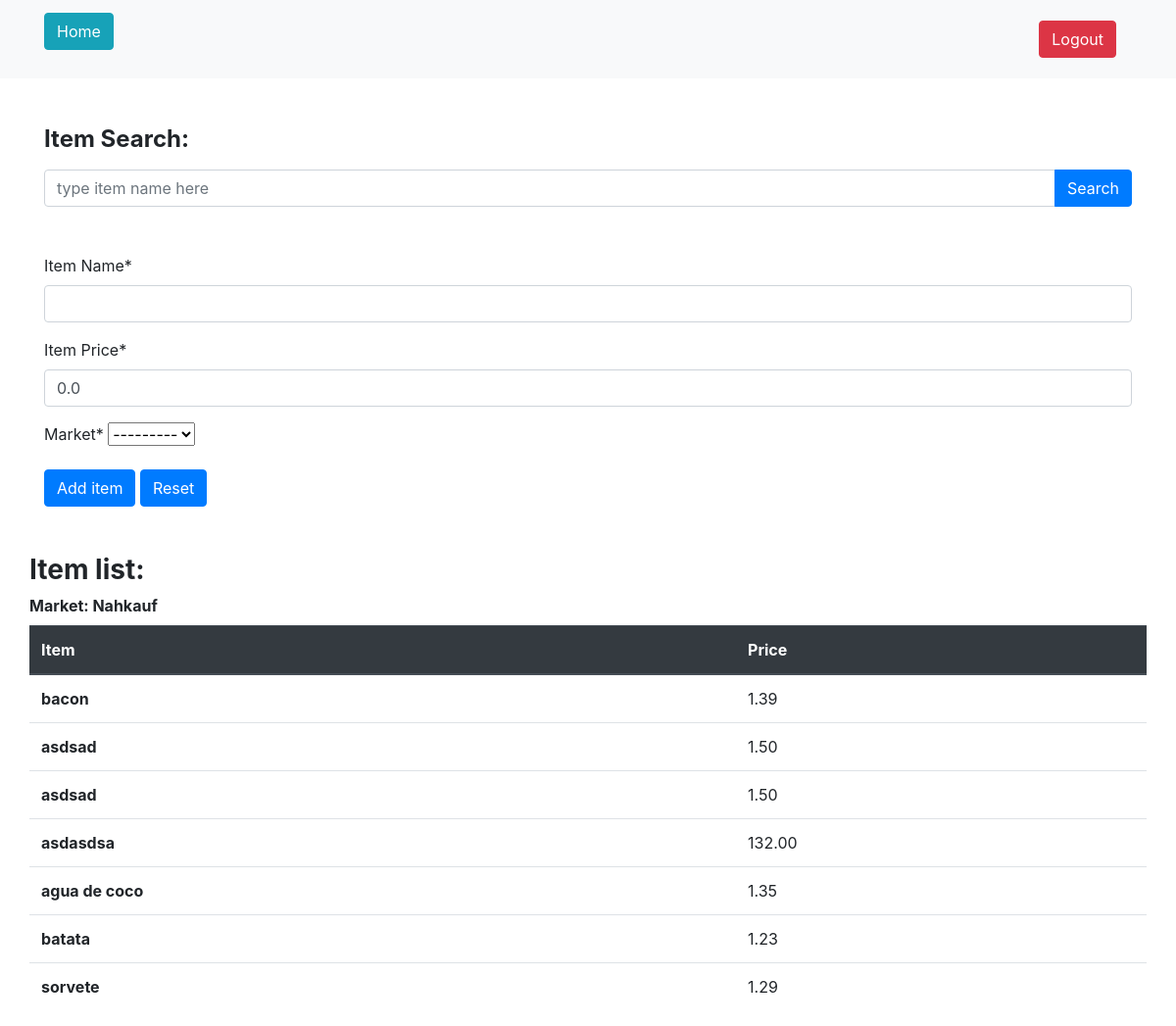
The page /createItem/ (signed in) on the database as committed earlier.
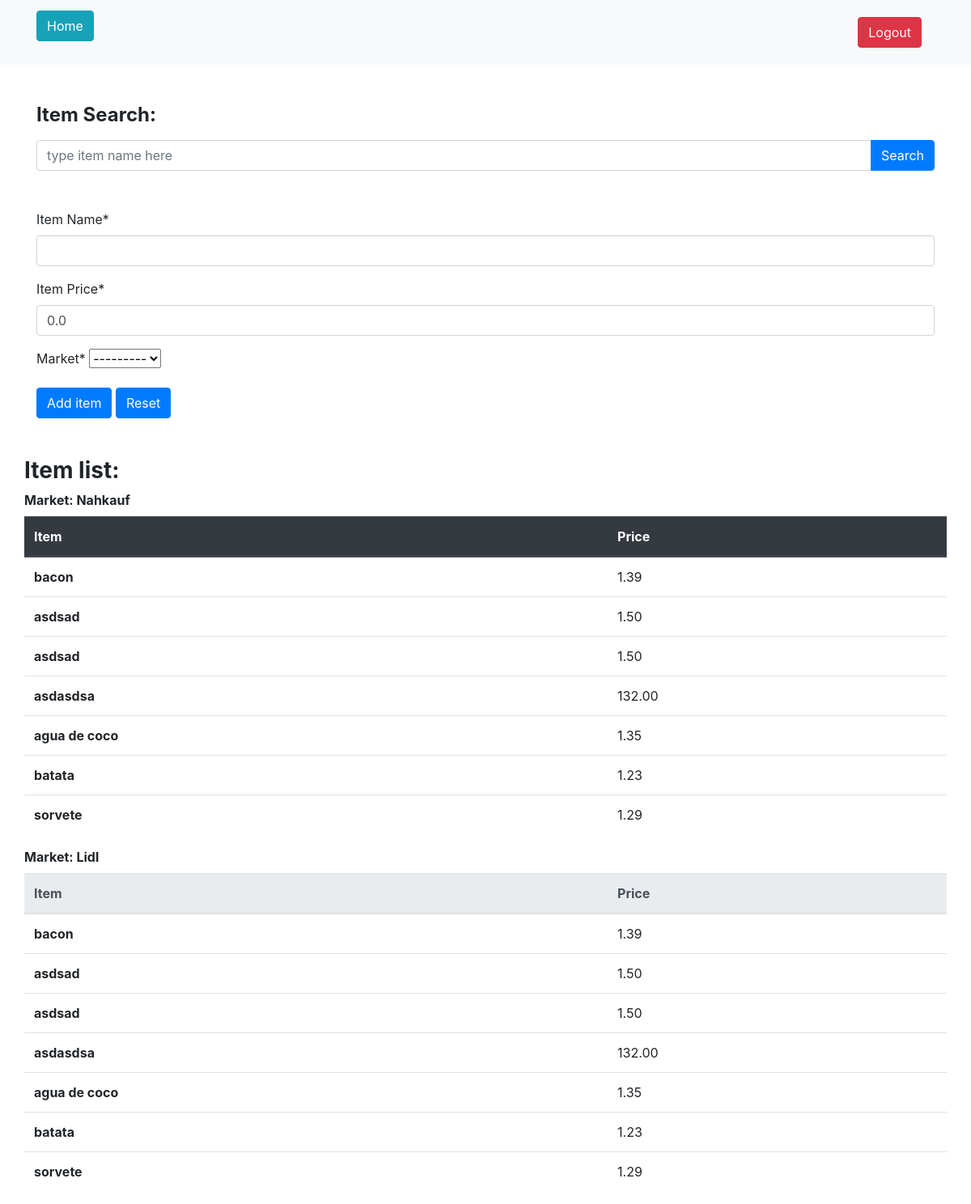
The same page on the database as committed later.
### calculator/models.py (models this page shows, shortened)
class MarketCreatedModel(models.Model):
    name = models.CharField(max_length=100, null=True)
    distance = models.IntegerField(null=True)
    favorite = models.BooleanField(null=True)
    user_id = models.ForeignKey(User, null=True, on_delete=models.CASCADE)
    def __str__(self):
        return f'{self.name.title()}'

class ItemCreatedModel(models.Model):
    name = models.CharField(max_length=100, null=True)
    price = models.FloatField(null=True)
    market_id = models.ForeignKey(MarketCreatedModel, on_delete=models.CASCADE)

### calculator/views.py (the view, shortened to what this page needs)
# urls.py: path('createItem/', views.CreateItemView.as_view(), name='create_item'),
@method_decorator(login_required, name='dispatch')
class CreateItemView(View):
    template_name = 'itemCreation.html'
    form_class = createNewItemForm
    def get_context_data(self, **kwargs):
        context = {}
        try:
            list_of_markets = MarketCreatedModel.objects.filter(
                user_id=self.request.user.id)
            list_of_items = ItemCreatedModel.objects.filter(
                market_id=list_of_markets[0].id)
        except IndexError:
            list_of_markets = []
            list_of_items = []
        context.update({
            'list_of_markets': list_of_markets,
            'list_of_items': list_of_items,
        })
        return context
    def get(self, request, *args, **kwargs):
        form = self.form_class(request.user, initial={'price': 0.00})
        context = self.get_context_data()
        context['form'] = form
        return render(request, self.template_name, context=context)

### calculator/forms.py
class createNewItemForm(forms.ModelForm):
    class Meta:
        model = ItemCreatedModel
        fields = ('name', 'price', 'market_id')
        labels = {
            'name': 'Item Name',
            'price': 'Item Price',
            'market_id': 'Market',
        }
    def __init__(self, user, *args, **kwargs):
        super(createNewItemForm, self).__init__(*args, **kwargs)
        self.fields['market_id'].queryset = MarketCreatedModel.objects.filter(
            user_id=user.id)
        self.fields['price'].widget.attrs['min'] = 0

### calculator/templates/itemCreation.html (shortened to what this page needs)
{% extends "base.html" %}
{% load crispy_forms_tags %}
{% block content %}
    <div class="container mt-5">
        <label for="itemSearch"><h4><strong>Item Search:</strong></h4></label>
        <div class="input-group">
            <input type="text" class="form-control" placeholder="type item name here" aria-label="Item name to be searched on Item database" aria-describedby="button-addon4">
            <div class="input-group-append" id="button-addon4">
                <button class="btn btn-primary" type="button">Search</button>
            </div>
        </div>
    </div>
    <div class="container mt-5">
        <form method='POST'>
            {{ form|crispy }}
            <button class="btn btn-primary" type="submit" name='saveItem'>Add item</button>
            <button class="btn btn-primary" type="submit" name='resetItem'>Reset</button>
        </form>
    </div>
    <div class="container mt-5">
      <div class="row"><h3><strong>Item list:</strong></h3></label></div>
      <div class='row'>
        {% for market in list_of_markets %}
        <table class="table">
            {% if not forloop.counter|divisibleby:2 %}
            <thead class="thead-dark">
              <label for="itemListMarket"><strong>Market: {{ market.name|title }}</strong></label>
              <tr>
                <th scope="col">Item</th>
                <th scope="col">Price</th>
              </tr>
            </thead>
            <tbody>
              {% for item in list_of_items%}
              <tr>
                <th scope="row">{{item.name}}</th>
                <td>{{item.price|floatformat:2}}</td>
              </tr>
              {% endfor %}
            </tbody>
          </table>
          {% else %}
            <thead class="thead-light">
              <label for="itemListMarket"><strong>Market: {{ market.name|title }}</strong></label>
              <tr>
                <th scope="col">Item</th>
                <th scope="col">Price</th>
              </tr>
            </thead>
            <tbody>
              {% for item in list_of_items%}
              <tr>
                <th scope="row">{{item.name}}</th>
                <td>{{item.price|floatformat:2}}</td>
              </tr>
              {% endfor %}
            </tbody>
          </table>
          {% endif %}
          {% endfor %}
          </div>
          {% endblock content %}

### calculator/templates/base.html (shortened to what this page needs)
<!DOCTYPE html>
<html>
  <head>
    {% load static %}
    <link
      rel="stylesheet"
      href="https://cdn.jsdelivr.net/npm/bootstrap@4.6.2/dist/css/bootstrap.min.css"
    />
  </head>
  <body>
    <nav class="navbar navbar-light bg-light">
      <div class="container fluid">
        <div class="d-flex flex-row bd-highlight mb-3">
        <a class="navbar-brand" href="{% url 'home'%}"><button type="button" class="btn btn-info">Home</button></a>
        </div>
        <div class="d-flex flex-row-reverse bd-highlight">
        {% if request.user.is_authenticated %}
        <a class="navbar-brand" href="{% url 'account_logout'%}"><button type="button" class="btn btn-danger">Logout</button></a>
        {% else %}
        <a class="navbar-brand" href="{% url 'account_signup'%}"><button type="button" class="btn btn-primary">Register</button></a>
        <a class="navbar-brand" href="{% url 'account_login'%}"><button type="button" class="btn btn-primary">Login</button></a>
        {% endif %}
    </nav>
    {% block content %}
    {% endblock %}
  </body>
</html>

Rows that differ between the two databases and show on the page:
added MarketCreatedModel: name "Lidl", ItemCreatedModel (name "bacon", price "1.39"), ItemCreatedModel (name "asdsad", price "1.50"), ItemCreatedModel (name "asdsad", price "1.50"), ItemCreatedModel (name "asdasdsa", price "132.00"), ItemCreatedModel (name "agua de coco", price "1.35"), ItemCreatedModel (name "batata", price "1.23"), ItemCreatedModel (name "sorvete", price "1.29")
